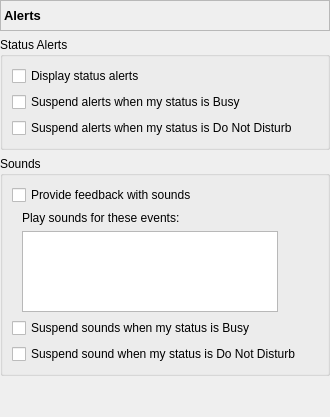
       <widget class="QWidget" name="pageAlerts">
        <layout class="QVBoxLayout" name="verticalLayout_22">
         <property name="margin">
          <number>0</number>
         </property>
         <item>
          <widget class="QLabel" name="lblAlertsPage">
           <property name="sizePolicy">
            <sizepolicy hsizetype="Preferred" vsizetype="Fixed">
             <horstretch>0</horstretch>
             <verstretch>0</verstretch>
            </sizepolicy>
           </property>
           <property name="minimumSize">
            <size>
             <width>0</width>
             <height>31</height>
            </size>
           </property>
           <property name="font">
            <font>
             <pointsize>10</pointsize>
             <weight>75</weight>
             <bold>true</bold>
            </font>
           </property>
           <property name="frameShape">
            <enum>QFrame::StyledPanel</enum>
           </property>
           <property name="frameShadow">
            <enum>QFrame::Sunken</enum>
           </property>
           <property name="text">
            <string>Alerts</string>
           </property>
          </widget>
         </item>
         <item>
          <widget class="QGroupBox" name="grpAlerts">
           <property name="title">
            <string>Status Alerts</string>
           </property>
           <layout class="QVBoxLayout" name="verticalLayout_19">
            <item>
             <widget class="QCheckBox" name="chkAlert">
              <property name="text">
               <string>Display status alerts</string>
              </property>
             </widget>
            </item>
            <item>
             <widget class="QCheckBox" name="chkNoBusyAlert">
              <property name="text">
               <string>Suspend alerts when my status is Busy</string>
              </property>
             </widget>
            </item>
            <item>
             <widget class="QCheckBox" name="chkNoDNDAlert">
              <property name="text">
               <string>Suspend alerts when my status is Do Not Disturb</string>
              </property>
             </widget>
            </item>
           </layout>
          </widget>
         </item>
         <item>
          <widget class="QGroupBox" name="grpSounds">
           <property name="title">
            <string>Sounds</string>
           </property>
           <layout class="QVBoxLayout" name="verticalLayout_21">
            <item>
             <widget class="QCheckBox" name="chkSound">
              <property name="text">
               <string>Provide feedback with sounds</string>
              </property>
             </widget>
            </item>
            <item>
             <layout class="QHBoxLayout" name="horizontalLayout_15">
              <item>
               <spacer name="horizontalSpacer_14">
                <property name="orientation">
                 <enum>Qt::Horizontal</enum>
                </property>
                <property name="sizeType">
                 <enum>QSizePolicy::Fixed</enum>
                </property>
                <property name="sizeHint" stdset="0">
                 <size>
                  <width>10</width>
                  <height>20</height>
                 </size>
                </property>
               </spacer>
              </item>
              <item>
               <layout class="QVBoxLayout" name="verticalLayout_20">
                <item>
                 <widget class="QLabel" name="lblSoundEventsDesc">
                  <property name="text">
                   <string>Play sounds for these events:</string>
                  </property>
                 </widget>
                </item>
                <item>
                 <layout class="QHBoxLayout" name="horizontalLayout_14">
                  <item>
                   <widget class="QListWidget" name="lvSounds">
                    <property name="sizePolicy">
                     <sizepolicy hsizetype="Expanding" vsizetype="Fixed">
                      <horstretch>0</horstretch>
                      <verstretch>0</verstretch>
                     </sizepolicy>
                    </property>
                    <property name="maximumSize">
                     <size>
                      <width>16777215</width>
                      <height>81</height>
                     </size>
                    </property>
                   </widget>
                  </item>
                  <item>
                   <spacer name="horizontalSpacer_13">
                    <property name="orientation">
                     <enum>Qt::Horizontal</enum>
                    </property>
                    <property name="sizeHint" stdset="0">
                     <size>
                      <width>40</width>
                      <height>20</height>
                     </size>
                    </property>
                   </spacer>
                  </item>
                 </layout>
                </item>
               </layout>
              </item>
             </layout>
            </item>
            <item>
             <widget class="QCheckBox" name="chkNoBusySound">
              <property name="text">
               <string>Suspend sounds when my status is Busy</string>
              </property>
             </widget>
            </item>
            <item>
             <widget class="QCheckBox" name="chkNoDNDSound">
              <property name="text">
               <string>Suspend sound when my status is Do Not Disturb</string>
              </property>
             </widget>
            </item>
           </layout>
          </widget>
         </item>
         <item>
          <spacer name="verticalSpacer_6">
           <property name="orientation">
            <enum>Qt::Vertical</enum>
           </property>
           <property name="sizeHint" stdset="0">
            <size>
             <width>20</width>
             <height>41</height>
            </size>
           </property>
          </spacer>
         </item>
        </layout>
       </widget>
